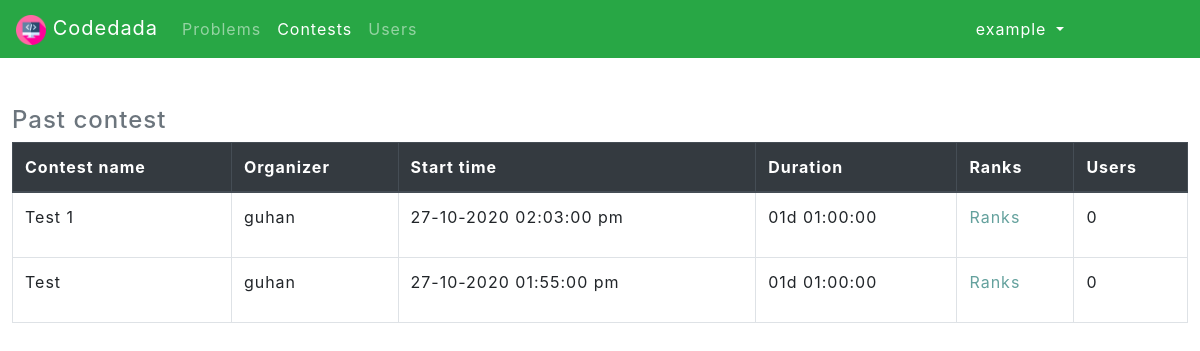
/contest.php (signed in), run on the app's committed database.
### tables this page shows
CREATE TABLE `contest` (
  `contest_id` int(11) NOT NULL,
  `account_id` int(11) DEFAULT NULL,
  `contest_name` varchar(255) DEFAULT NULL,
  `description` text DEFAULT NULL,
  `start_time` timestamp NOT NULL DEFAULT current_timestamp(),
  `end_time` timestamp NOT NULL DEFAULT current_timestamp(),
  `difficulty` varchar(255) DEFAULT NULL
);

CREATE TABLE `accounts` (
  `account_id` int(11) NOT NULL,
  `email_id` varchar(255) DEFAULT NULL,
  `username` varchar(255) DEFAULT NULL,
  `password` varchar(255) DEFAULT NULL,
  `organizer` tinyint(1) DEFAULT 0,
  `admin` tinyint(1) DEFAULT 0
);

### includes/contest/past.php (the view, shortened to what this page needs)
<div class="past-contest mt-5">
	<table class="table table-bordered">
		<h4 class="text-muted">Past contest</h4>
		<thead class="thead-dark">
			<tr>
				<th>Contest name</th>
				<th>Organizer</th>
				<th>Start time</th>
				<th>Duration</th>
				<th>Ranks</th>
				<th>Users</th>
			</tr>
		</thead>
		<tbody>
			<?php foreach($contests as $contest) { ?>
				<?php if (strtotime($contest['end_time']) < time()) { $pastFlag=false ?>
					<tr>
						<td>
							<?php echo $contest["contest_name"] ?>
						</td>
						<td>
							<?php
								$acc_id = $contest["account_id"];
								$sql = "SELECT username FROM accounts WHERE account_id=$acc_id";
								$result = mysqli_query($conn, $sql);
								$organizer = mysqli_fetch_assoc($result);
								echo $organizer["username"];
							?>
						</td>
						<td>
							<?php
								$sttime = $contest["start_time"];
								echo date("d-m-Y h:i:s a", strtotime($sttime))."<br>";
							?>
						</td>
						<td>
							<div id="contestDuration<?php echo $contest['contest_id'] ?>"></div>
							<?php
								$contId = $contest['contest_id'];
							?>
						</td>
						<td>
							<a href="rank.php?contestId=<?php echo $contId ?>">Ranks</a>
						</td>
						<td>
							<?php
								$contest_id = $contest['contest_id'];
								$count_sql = "SELECT COUNT(participant_id) FROM participant WHERE contest_id=$contest_id";
								$count_restult = mysqli_query($conn, $count_sql);
								$row = mysqli_fetch_row($count_restult);
								echo $row[0];
							?>
						</td>
					</tr>
				<?php } ?>
			<?php } ?>
		</tbody>
	</table>
</div>

### data on the page
contest: contest_name "Test 1", account.username "guhan", start_time "27-10-2020 02:03:00 pm", row "0"
contest: contest_name "Test", account.username "guhan", start_time "27-10-2020 01:55:00 pm", row "0"

### other printed values
$_SESSION["username"] "example"
